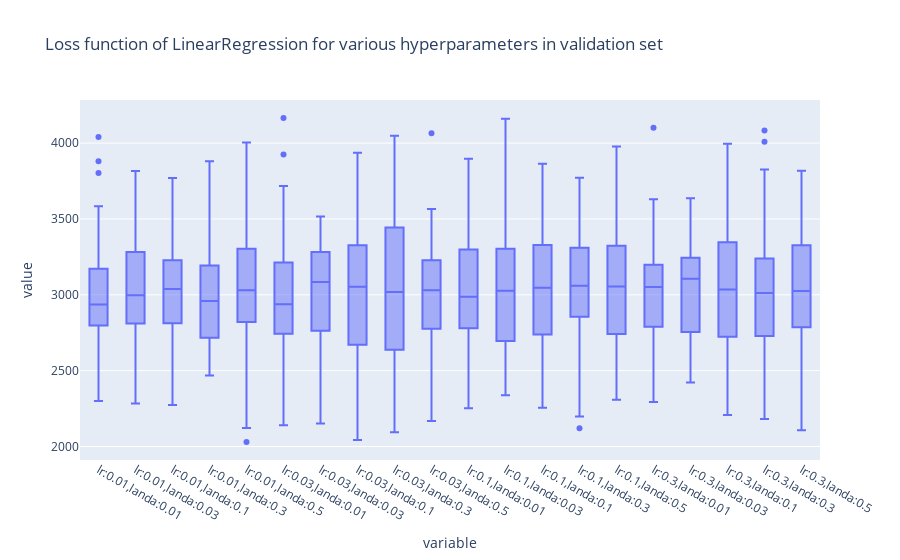

Notebook code cell kept with this figure:
### Code cell
px.box(pd.DataFrame(valid_cv), title='Loss function of LinearRegression for various hyperparameters in validation set')

### Figure 1 — Plotly figure (JSON) as saved in the notebook; plotly's stock layout.template omitted (floating-point values rounded to 4 significant figures; data arrays with more than 128 entries replaced by an {"elided": "..."} marker saying what was removed)
{"data": [{"alignmentgroup": "True", "hovertemplate": "variable=%{x}<br>value=%{y}<extra></extra>", "legendgroup": "", "marker": {"color": "#636efa"}, "name": "", "notched": false, "offsetgroup": "", "orientation": "v", "showlegend": false, "type": "box", "x": {"elided": "1000 str values"}, "x0": " ", "xaxis": "x", "y": {"elided": "1000 float values"}, "y0": " ", "yaxis": "y"}], "layout": {"boxmode": "group", "legend": {"tracegroupgap": 0}, "title": {"text": "Loss function of LinearRegression for various hyperparameters in validation set"}, "xaxis": {"anchor": "y", "domain": [0, 1], "title": {"text": "variable"}}, "yaxis": {"anchor": "x", "domain": [0, 1], "title": {"text": "value"}}}}
